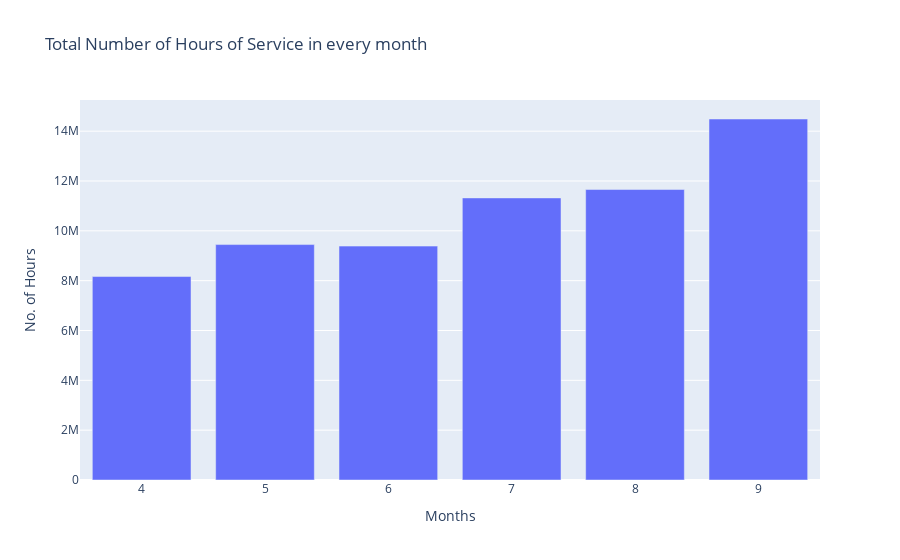

The cell this chart's notebook holds for it:
### Markdown cell above
### Total Number of Hours of service in every month

### Code cell
fig = px.bar(x = df.groupby('month')['hour'].sum().index,
             y = df.groupby('month')['hour'].sum(),
             title="Total Number of Hours of Service in every month" ,
             labels = {
                 'x' : 'Months' ,
                 'y' : 'No. of Hours'
             },
             
            )

fig.show()

### Figure 1 — Plotly figure (JSON) as saved in the notebook; plotly's stock layout.template omitted (floating-point values rounded to 4 significant figures)
{"data": [{"alignmentgroup": "True", "hovertemplate": "Months=%{x}<br>No. of Hours=%{y}<extra></extra>", "legendgroup": "", "marker": {"color": "#636efa"}, "name": "", "offsetgroup": "", "orientation": "v", "showlegend": false, "textposition": "auto", "type": "bar", "x": [4, 5, 6, 7, 8, 9], "xaxis": "x", "y": [8165748, 9448974, 9386939, 11321420, 11658535, 14488851], "yaxis": "y"}], "layout": {"barmode": "relative", "legend": {"tracegroupgap": 0}, "title": {"text": "Total Number of Hours of Service in every month"}, "xaxis": {"anchor": "y", "domain": [0, 1], "title": {"text": "Months"}}, "yaxis": {"anchor": "x", "domain": [0, 1], "title": {"text": "No. of Hours"}}}}
